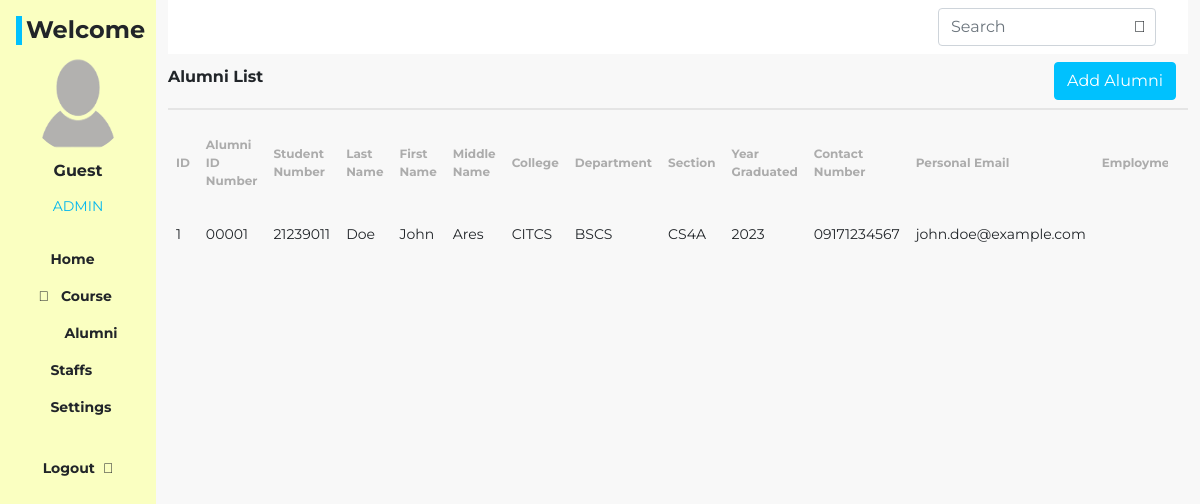
Page /dashboard/alumni_list.php on the committed database.
### dashboard/alumni_list.php (the view, shortened to what this page needs)
<?php
try {
    $statement = $con->query("
        SELECT
            a.*,
            e.Employment,
            e.Employment_Status,
            e.Present_Occupation,
            e.Name_of_Employer,
            e.Address_of_Employer,
            e.Number_of_Years_in_Present_Employer,
            e.Type_of_Employer,
            e.Major_Line_of_Business
        FROM `2024-2025` a
        LEFT JOIN `2024-2025_ed` e ON a.`Alumni_ID_Number` = e.`Alumni_ID_Number`
    ");
} catch (PDOException $e) {
    die("Query failed: " . $e->getMessage());
}
?>
<!DOCTYPE html>
<html lang="en">
<head>
    <link rel="stylesheet" href="../assets/css/bootstrap.css">
    <link rel="stylesheet" href="../assets/css/style.css">
    <link rel="stylesheet" href="https://pro.fontawesome.com/releases/v5.10.0/css/all.css" />
</head>
<body class="bg-content">
    <main class="dashboard d-flex">
        <?php include "component/sidebar.php"; ?>
        <div class="container-fluid px">
            <?php include "component/header.php"; ?>
            <div class="alumni-list-header d-flex justify-content-between align-items-center py-2">
                <div class="title h6 fw-bold">Alumni List</div>
                <div class="btn-add d-flex gap-3 align-items-center">
                    <div class="short">
                        <i class="far fa-sort"></i>
                    </div>
                    <?php include 'alumni_add.php'; ?>
                </div>
            </div>
            <div class="table-responsive table-container">
                <table class="table alumni_list table-borderless">
                    <thead>
                        <tr class="align-middle">
                            <th>ID</th>
                            <th>Alumni ID Number</th>
                            <th>Student Number</th>
                            <th>Last Name</th>
                            <th>First Name</th>
                            <th>Middle Name</th>
                            <th>College</th>
                            <th>Department</th>
                            <th>Section</th>
                            <th>Year Graduated</th>
                            <th>Contact Number</th>
                            <th>Personal Email</th>
                            <th>Employment</th>
                        </tr>
                    </thead>
                    <tbody>
                        <?php if ($statement->rowCount() > 0): ?>
                            <?php while ($row = $statement->fetch(PDO::FETCH_ASSOC)): ?>
                                <tr>
                                    <td><?php echo htmlspecialchars($row['ID']); ?></td>
                                    <td><?php echo htmlspecialchars($row['Alumni_ID_Number']); ?></td>
                                    <td><?php echo htmlspecialchars($row['Student_Number']); ?></td>
                                    <td><?php echo htmlspecialchars($row['Last_Name']); ?></td>
                                    <td><?php echo htmlspecialchars($row['First_Name']); ?></td>
                                    <td><?php echo htmlspecialchars($row['Middle_Name']); ?></td>
                                    <td><?php echo htmlspecialchars($row['College']); ?></td>
                                    <td><?php echo htmlspecialchars($row['Department']); ?></td>
                                    <td><?php echo htmlspecialchars($row['Section']); ?></td>
                                    <td><?php echo htmlspecialchars($row['Year_Graduated']); ?></td>
                                    <td><?php echo htmlspecialchars($row['Contact_Number']); ?></td>
                                    <td><?php echo htmlspecialchars($row['Personal_Email']); ?></td>
                                    <td><?php echo htmlspecialchars($row['Employment']); ?></td>
                                </tr>
                            <?php endwhile; ?>
                        <?php else: ?>
                            <tr>
                                <td colspan="20" class="text-center">No alumni records found.</td>
                            </tr>
                        <?php endif; ?>
                    </tbody>
                </table>
            </div>
        </div>
    </main>
</body>
</html>

### dashboard/component/sidebar.php (shortened to what this page needs)
<div class="bg-sidebar vh-100 w-50 position-fixed">
    <div class="log d-flex justify-content-between">
        <h1 class="E-classe text-start ms-3 ps-1 mt-3 h6 fw-bold">Welcome</h1>
    </div>
    <div class="img-admin d-flex flex-column align-items-center text-center gap-2">
        <img class="rounded-circle" src="../assets/img/default.png" alt="img-admin" height="100" width="100">
        <h2 class="h6 fw-bold"><?php echo isset($_SESSION['name']) ? htmlspecialchars($_SESSION['name']) : 'Guest'; ?></h2>
        <span class="h7 admin-color">ADMIN</span>
    </div>
    <div class="bg-list d-flex flex-column align-items-center fw-bold gap-2 mt-4">
        <ul class="d-flex flex-column list-unstyled">
            <li class="h7"><a class="nav-link text-dark" href="home.php"><i class="fal fa-home-lg-alt me-2"></i> <span>Home</span></a></li>
            <li class="h7"><a class="nav-link text-dark" href="course.php"><i class="fal fa-bookmark me-2"></i> <span>Course</span></a></li>
            <li class="h7"><a class="nav-link text-dark" href="alumni_list.php"><i class="far fa-graduation-cap me-2"></i> <span>Alumni</span></a></li>
            <li class="h7"><a class="nav-link text-dark" href="staffs.php"><i class="fal fa-file-chart-line me-2"></i> <span>Staffs</span></a></li>
            <li class="h7"><a class="nav-link text-dark" href="settings.php"><i class="fal fa-sliders-v-square me-2"></i> <span>Settings</span></a></li>
        </ul>
        <ul class="logout d-flex justify-content-start list-unstyled">
            <li class="h7"><a class="nav-link text-dark" href="../landing page/index.php"><span>Logout</span><i class="fal fa-sign-out-alt ms-2"></i></a></li>
        </ul>
    </div>
</div>

### dashboard/component/header.php (shortened to what this page needs)
<nav class="navbar container-fluid navbar-light bg-white position-sticky top-0">
    <div class="d-flex align-items-center gap-4">
        <form class="d-flex align-items-center">
            <input class="form-control me-2" type="search" placeholder="Search" aria-label="Search" id="searchInput" name="searchInput">
            <i class="fal fa-search position-relative"></i>
        </form>
    </div>
</nav>

### dashboard/alumni_add.php (shortened to what this page needs)
<!DOCTYPE html>
<html lang="en">
<head>
    <link rel="stylesheet" href="../assets/css/bootstrap.css">
    <link rel="stylesheet" href="../assets/css/style.css">
</head>
<body>
    <div class="container">
        <div class="button-add-alumni">
            <button type="button" class="btn btn-primary" data-bs-toggle="modal" data-bs-target="#exampleModal">Add Alumni</button>
        </div>
    </div>
</body>
</html>

### assets/css/style.css (style rules this page uses)
* { font-family: 'Montserrat',sans-serif; font-style: normal; }
.E-classe { border-left:solid 6px #00C1FE; font-size: 24px }
.bg-sidebar { background-color: #FAFFC1; transition: margin 0.6s ease-in-out; z-index: 1; }
.bg-content { background:#F8F8F8; }
.h7 { font-size: 14px; }
.admin-color { color: #04b7ee ; }
.table th { font-size: 12px; color:#ACACAC; }
table tbody { font-size: 14px; }
.alumni-list-header { border-bottom: 2px solid #E5E5E5; }
.alumni-list-header i { color:#00C1FE; }
.btn-primary { background-color: #00C1FE; border-color: #00C1FE; }
.fa-search { left:-30px; }
@media screen and (min-width:768px) { .bg-sidebar { position: sticky !important; top: 0; width: 18% !important; } }
.table-container { width: calc(100% - 20px); max-width: 1020px; height: 400px; overflow-y: auto; overflow-x: auto; }
table { width: 100%; table-layout: auto; }

### rows in the picture
2024-2025_ed: Alumni_ID_Number.ID "1", Alumni_ID_Number.Alumni_ID_Number "00001", Alumni_ID_Number.Student_Number "21239011", Alumni_ID_Number.Last_Name "Doe", Alumni_ID_Number.First_Name "John", Alumni_ID_Number.Middle_Name "Ares", Alumni_ID_Number.College "CITCS", Alumni_ID_Number.Department "BSCS", Alumni_ID_Number.Section "CS4A", Alumni_ID_Number.Year_Graduated "2023", Alumni_ID_Number.Contact_Number "09171234567", Alumni_ID_Number.Personal_Email "john.doe@example.com"
